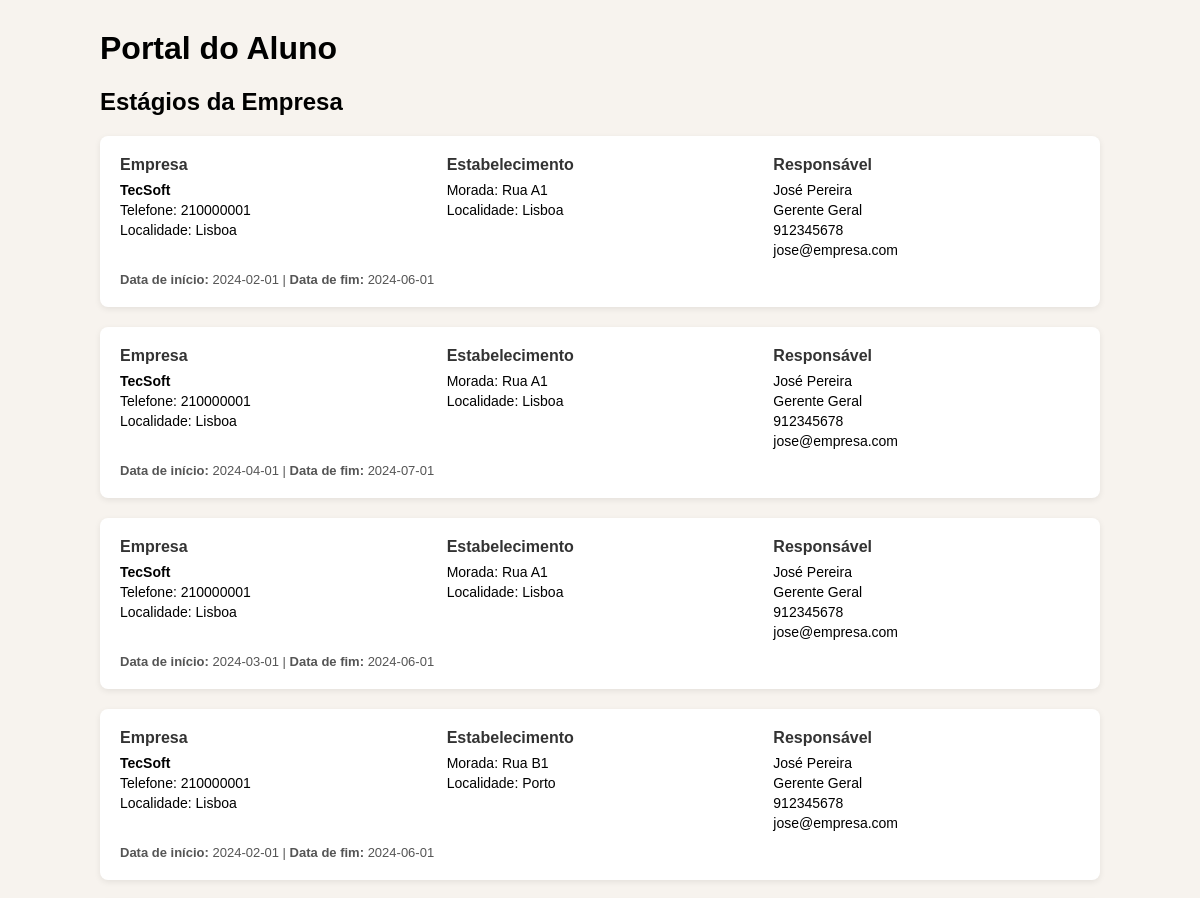
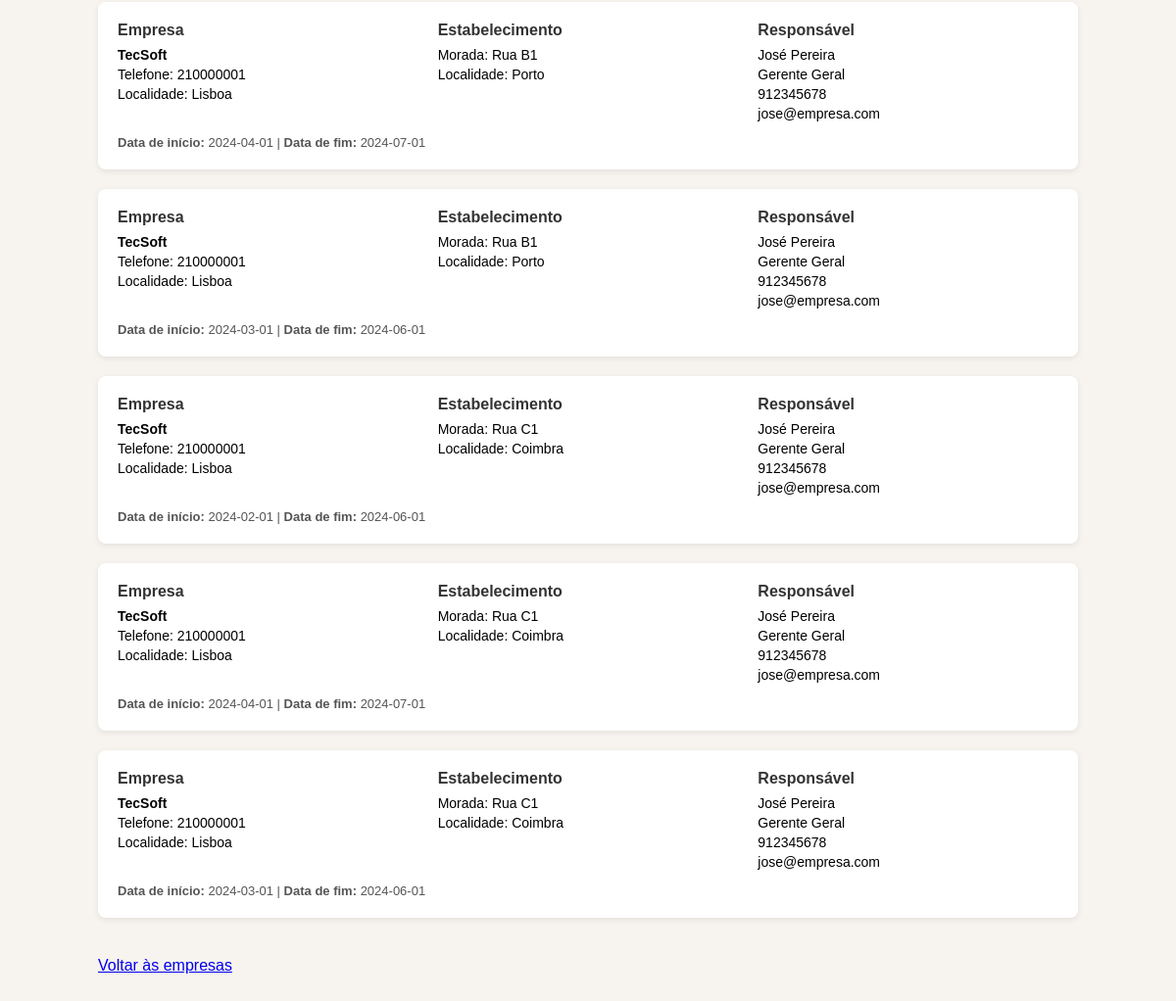
/siestagios/aluno/estagios_empresa.php?id=1, run on the app's committed database (2 pictures, top to bottom).
### tables this page shows
CREATE TABLE `estagio` (
  `estabelecimento_empresa_id` int(11) NOT NULL,
  `estabelecimento_id` int(11) NOT NULL,
  `aluno_id` int(11) NOT NULL,
  `formador_id` int(11) NOT NULL,
  `data_inicio` date DEFAULT NULL,
  `data_fim` date DEFAULT NULL,
  `nota_empresa` double DEFAULT NULL,
  `nota_escola` double NOT NULL,
  `nota_relatorio` double NOT NULL,
  `nota_procura` double NOT NULL,
  `nota_final` double DEFAULT NULL,
  `classificacao` tinyint(1) DEFAULT NULL
);

CREATE TABLE `empresa` (
  `responsavel_id` int(11) DEFAULT NULL,
  `empresa_id` int(11) NOT NULL,
  `num_contribuinte` char(9) DEFAULT NULL,
  `firma` varchar(150) DEFAULT NULL,
  `morada_sede` varchar(150) DEFAULT NULL,
  `localidade` varchar(150) DEFAULT NULL,
  `codigo_postal` char(8) DEFAULT NULL,
  `telefone` varchar(150) DEFAULT NULL,
  `email` varchar(150) DEFAULT NULL,
  `website` varchar(150) DEFAULT NULL,
  `tipo_organizacao` varchar(150) DEFAULT NULL,
  `observacoes` varchar(150) DEFAULT NULL
);

CREATE TABLE `estabelecimento` (
  `empresa_id` int(11) NOT NULL,
  `responsavel_id` int(11) NOT NULL,
  `zona_id` int(11) NOT NULL,
  `estabelecimento_id` int(11) NOT NULL,
  `nome_comercial` varchar(150) DEFAULT NULL,
  `morada` varchar(150) DEFAULT NULL,
  `localidade` varchar(150) DEFAULT NULL,
  `codigo_postal` varchar(150) DEFAULT NULL,
  `telefone` varchar(150) DEFAULT NULL,
  `email` varchar(150) DEFAULT NULL,
  `foto` int(11) DEFAULT NULL,
  `horario_funcionamento` varchar(150) DEFAULT NULL,
  `data_surgimento` date DEFAULT NULL,
  `aceitou_estagiarios` varchar(150) DEFAULT NULL,
  `observacoes` varchar(150) DEFAULT NULL
);

CREATE TABLE `responsavel` (
  `responsavel_id` int(11) NOT NULL,
  `nome` varchar(150) DEFAULT NULL,
  `titulo` varchar(150) DEFAULT NULL,
  `cargo` varchar(150) DEFAULT NULL,
  `telefone_direto` varchar(150) DEFAULT NULL,
  `telemovel` varchar(150) DEFAULT NULL,
  `email` varchar(150) DEFAULT NULL,
  `observacoes` varchar(150) DEFAULT NULL
);

### siestagios/aluno/estagios_empresa.php (the view, shortened to what this page needs)
<?php
require_once "../includes/db.php";
$empresa_id = $_GET["id"] ?? null;
$sql = "
SELECT
    est.estabelecimento_id,
    est.data_inicio,
    est.data_fim,
    e.firma AS empresa,
    e.telefone AS empresa_telefone,
    e.localidade AS empresa_localidade,
    estb.morada,
    estb.localidade AS estabelecimento_localidade,
    r.nome AS responsavel_nome,
    r.cargo,
    r.telemovel,
    r.email
FROM estagio est
JOIN estabelecimento estb ON estb.estabelecimento_id = est.estabelecimento_id
JOIN empresa e ON e.empresa_id = est.estabelecimento_empresa_id
JOIN responsavel r ON r.responsavel_id = e.responsavel_id
WHERE e.empresa_id = :empresa_id
";
$stmt = $pdo->prepare($sql);
$stmt->execute([":empresa_id" => $empresa_id]);
$estagios = $stmt->fetchAll();
?>
<!DOCTYPE html>
<html lang="pt">
<head>
</head>
<body>
<div class="container">
    <h1>Portal do Aluno</h1>
    <h2>Estágios da Empresa</h2>
    <?php foreach ($estagios as $e): ?>
        <div class="estagio-card">
            <div class="grid">
                <div>
                    <h4>Empresa</h4>
                    <p><strong><?= htmlspecialchars($e["empresa"]) ?></strong></p>
                    <p>Telefone: <?= htmlspecialchars($e["empresa_telefone"]) ?></p>
                    <p>Localidade: <?= htmlspecialchars($e["empresa_localidade"]) ?></p>
                </div>
                <div>
                    <h4>Estabelecimento</h4>
                    <p>Morada: <?= htmlspecialchars($e["morada"]) ?></p>
                    <p>Localidade: <?= htmlspecialchars($e["estabelecimento_localidade"]) ?></p>
                </div>
                <div>
                    <h4>Responsável</h4>
                    <p><?= htmlspecialchars($e["responsavel_nome"]) ?></p>
                    <p><?= htmlspecialchars($e["cargo"]) ?></p>
                    <p><?= htmlspecialchars($e["telemovel"]) ?></p>
                    <p><?= htmlspecialchars($e["email"]) ?></p>
                </div>
            </div>
            <div class="datas">
                <strong>Data de início:</strong> <?= htmlspecialchars($e["data_inicio"]) ?> |
                <strong>Data de fim:</strong> <?= htmlspecialchars($e["data_fim"] ?? "Em curso") ?>
            </div>
        </div>
    <?php endforeach; ?>
    <a href="empresas.php" class="voltar">Voltar às empresas</a>
</div>
</body>
</html>

### siestagios/aluno/estagios_empresa.php (style rules this page uses)
body { font-family: Arial, Helvetica, sans-serif; background: #f7f3ee; margin: 0; padding: 30px; }
h1, h2 { margin-top: 0; }
.container { max-width: 1000px; margin: auto; }
.estagio-card { background: #fff; border-radius: 8px; padding: 20px; margin-bottom: 20px; box-shadow: 0 2px 6px rgba(0,0,0,0.08); }
.grid { display: grid; grid-template-columns: 1fr 1fr 1fr; gap: 20px; }
.grid h4 { margin-top: 0; margin-bottom: 8px; color: #333; }
.grid p { margin: 4px 0; font-size: 14px; }
.datas { margin-top: 10px; font-size: 13px; color: #555; }
.voltar { display: inline-block; margin-top: 20px; }

### data on the page
estagio: empresa.firma "TecSoft", empresa.telefone "210000001", empresa.localidade "Lisboa", estabelecimento.morada "Rua A1", estabelecimento.localidade "Lisboa", responsavel.nome "José Pereira", responsavel.cargo "Gerente Geral", responsavel.telemovel "912345678", responsavel.email "jose@empresa.com", data_inicio "2024-02-01", data_fim "2024-06-01", estabelecimento.morada "Rua B1", estabelecimento.localidade "Porto", estabelecimento.morada "Rua C1", estabelecimento.localidade "Coimbra"
estagio: empresa.firma "TecSoft", empresa.telefone "210000001", empresa.localidade "Lisboa", estabelecimento.morada "Rua A1", estabelecimento.localidade "Lisboa", responsavel.nome "José Pereira", responsavel.cargo "Gerente Geral", responsavel.telemovel "912345678", responsavel.email "jose@empresa.com", data_inicio "2024-04-01", data_fim "2024-07-01", estabelecimento.morada "Rua B1", estabelecimento.localidade "Porto", estabelecimento.morada "Rua C1", estabelecimento.localidade "Coimbra"
estagio: empresa.firma "TecSoft", empresa.telefone "210000001", empresa.localidade "Lisboa", estabelecimento.morada "Rua A1", estabelecimento.localidade "Lisboa", responsavel.nome "José Pereira", responsavel.cargo "Gerente Geral", responsavel.telemovel "912345678", responsavel.email "jose@empresa.com", data_inicio "2024-03-01", data_fim "2024-06-01", estabelecimento.morada "Rua B1", estabelecimento.localidade "Porto", estabelecimento.morada "Rua C1", estabelecimento.localidade "Coimbra"
